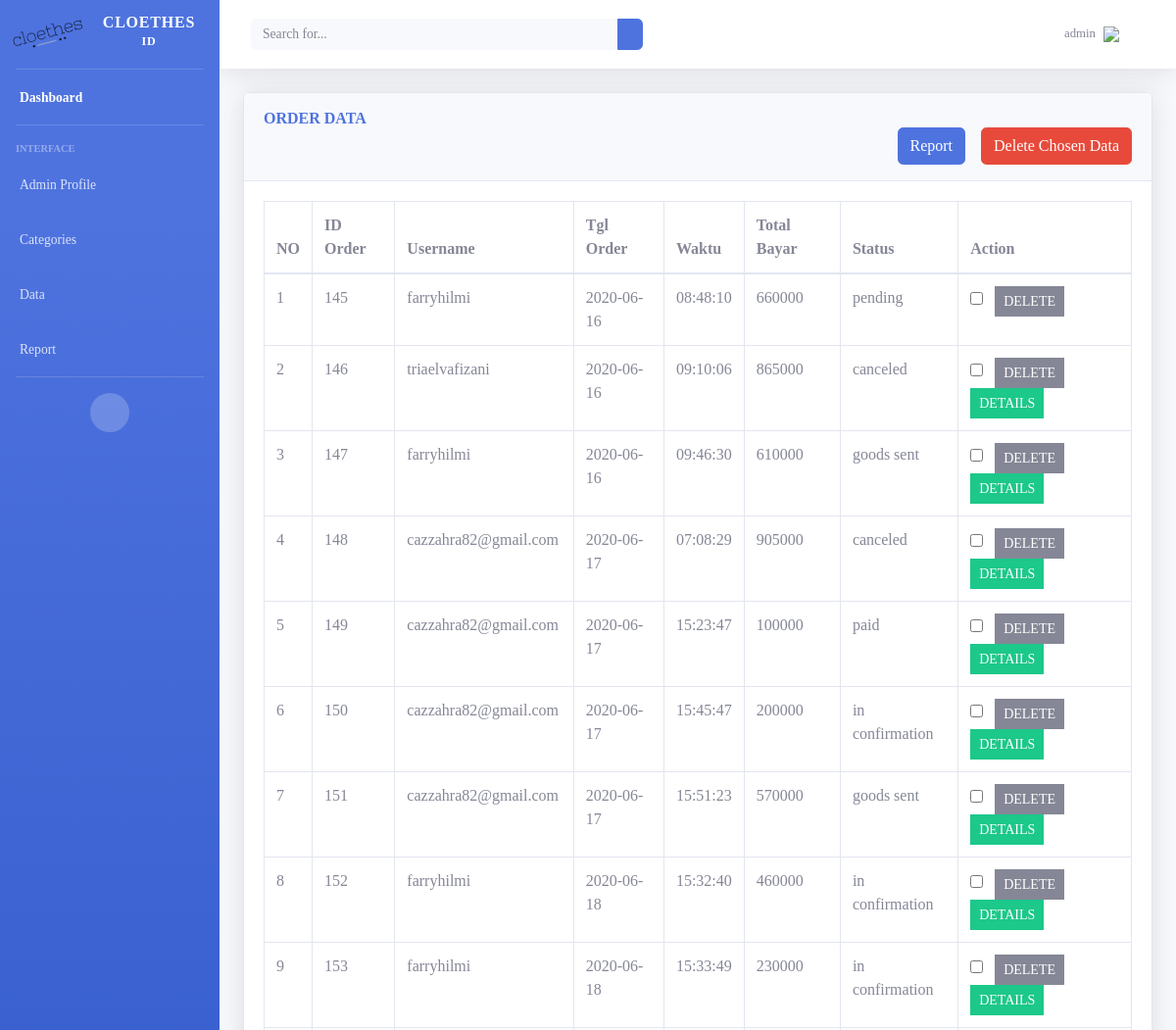
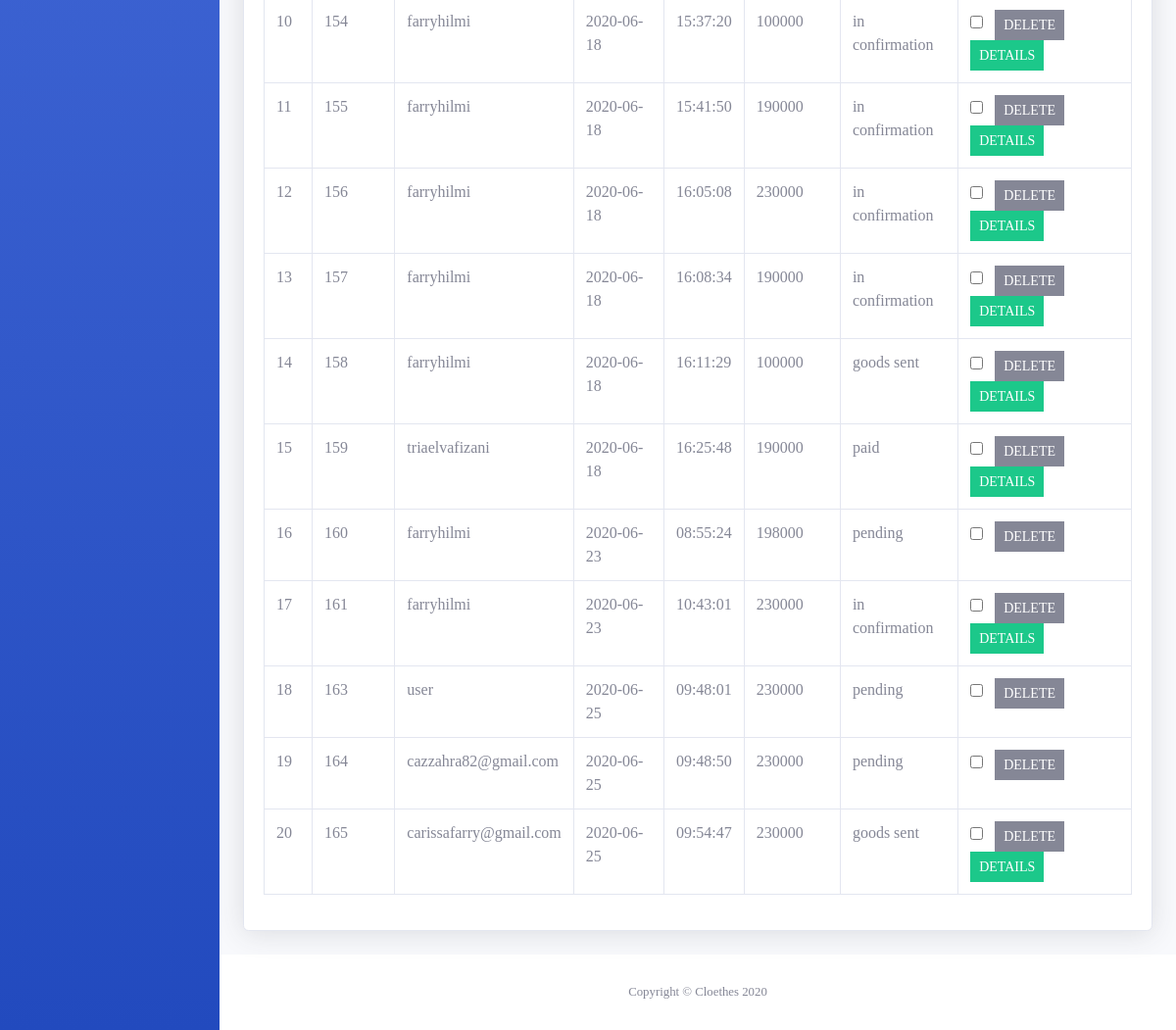
Page /admin/orders.php (signed in) on the committed database (2 pictures, top to bottom).
### tables this page shows
CREATE TABLE `order_data` (
  `id_order` int(11) NOT NULL,
  `username` varchar(50) NOT NULL,
  `tgl_order` date NOT NULL,
  `waktu` varchar(10) NOT NULL,
  `alamat` varchar(100) NOT NULL,
  `total_payment` varchar(100) NOT NULL,
  `status` tinyint(4) NOT NULL
);

CREATE TABLE `invoice_order` (
  `id_invoice` int(11) NOT NULL,
  `id_order` int(11) NOT NULL,
  `id_produk` int(11) NOT NULL,
  `quantity` int(11) NOT NULL,
  `total_bayar` varchar(100) NOT NULL,
  `paid` varchar(30) NOT NULL DEFAULT 'pending',
  `shipping_num` varchar(100) NOT NULL
);

### admin/function.php (called while the page is built, shortened)
<?php
	require_once 'database/dbconfig.php';
	function query($query) {
		global $conn;
		$result = mysqli_query($conn, $query);
		$rows = [];
		while( $row = mysqli_fetch_assoc($result) ) {
			$rows[] = $row;
		}
		return $rows;
	}
?>

### admin/orders.php (the view, shortened to what this page needs)
<?php
	require 'session.php';
	require 'function.php';
	include('includes/header.php');
	include('includes/navbar.php');
	$table = query("SELECT * FROM order_data");
?>
<link rel="stylesheet" href="css/orders.css">
<div class="container-fluid">
	<div class="card shadow mb-4">
	  <div class="card-header py-3">
	    <h6 class="m-0 font-weight-bold text-primary">ORDER DATA
	    	<form action="" method="post" class="mt-0">
	    	  <button type="submit" name="deletechosen" id="deletechosen" class="btn btn-danger ml-3 deletechosen print-none" data-toggle="modal" style="float: right;">
	              Delete Chosen Data
	          </button>
	        </form>
	        <a href="print.php">
		        <button type="button" class="btn btn-primary print-none print-btn"style="float: right;" target="blank"> Report
		        </button>
	        </a>
	    </h6>
	  </div>
	  <div class="card-body">
	    <div class="table-responsive">
	      <table class="table table-bordered" id="dataTable" width="100%" cellspacing="0">
	        <thead>
	          <tr>
	            <th>NO</th>
				<th>ID Order</th>
				<th>Username</th>
		        <th>Tgl Order</th>
		        <th>Waktu</th>
		        <th>Total Bayar</th>
		        <th>Status</th>
				<th class="print-none">Action</th>
	          </tr>
	        </thead>
	        <tbody>
          <?php $i = 1; ?>
		  <?php foreach ( $table as $row ) :
		  	$currentid = $row["id_order"];
		  	$table2 = query("
			    SELECT * FROM invoice_order
			    WHERE id_order = '$currentid'
			    ");
		  ?>
			  <tr>
				<td><?= $i; ?></td>
				<td><?= $row["id_order"]; ?></td>
				<td><?= $row["username"]; ?></td>
				<td><?= $row["tgl_order"]; ?></td>
				<td><?= $row["waktu"]; ?></td>
				<td><?= $row["total_payment"]; ?></td>
				<td><?= $table2[0]["paid"]; ?></td>
	            <td class="print-none">
	                <form action="" method="post" enctype="multipart/form-data" class="print-none">
	                	<input type="checkbox" class="mr-2 checkbox print-none" name="chosen" id="chosen" value="<?= $row["id_order"];?>" onclick="toggleCheckbox(this)"
	                	<?= $row["status"] == 1 ? "checked" : "" ?>
	                	>
	                    <button type="submit" name="delete" class="btn btn-secondary btn-sm rounded-0 print-none" onclick="return confirm('Yakin hapus data ini?');" >DELETE</button>
                    <?php
                    if ( $table2[0]["paid"] != "pending" ) : ?>
                    	<a class="btn btn btn-success btn-sm rounded-0" name="details" href="order_details.php?id=<?=$row["id_order"];?>" >DETAILS</a>
                    <?php endif;?>
	                </form>
	            </td>
	          </tr>
	        <?php $i++; ?>
			<?php endforeach; ?>
	        </tbody>
	      </table>
	    </div>
	  </div>
	</div>
</div>
<?php include('includes/footer.php'); ?>

### admin/includes/header.php (shortened to what this page needs)
<!DOCTYPE html>
<html lang="en">
<head>
  <link href="https://cdn.jsdelivr.net/npm/startbootstrap-sb-admin-2@4.0.7/vendor/fontawesome-free/css/all.min.css" rel="stylesheet" type="text/css">
  <link rel="stylesheet" href="css/sb-admin-2.min.css">
</head>
<body id="page-top">
  <div id="wrapper">

### admin/includes/navbar.php (shortened to what this page needs)
   <ul class="navbar-nav bg-gradient-primary sidebar sidebar-dark accordion" id="accordionSidebar">
<a class="sidebar-brand d-flex align-items-center justify-content-center" href="index.php">
  <div class="sidebar-brand-icon rotate-n-15">
    <img width="80" src="../assets/img/page/logo.png">
  </div>
  <div class="sidebar-brand-text mx-3">CLOETHES <sup>ID</sup></div>
</a>
<hr class="sidebar-divider my-0">
<li class="nav-item active">
  <a class="nav-link" href="index.php">
    <span>Dashboard</span></a>
</li>
<hr class="sidebar-divider">
<div class="sidebar-heading">
  Interface
</div>
<li class="nav-item">
  <a class="nav-link" href="register.php">
    <span>Admin Profile</span></a>
</li>
<li class="nav-item">
  <a class="nav-link" href="categories.php">
    <span>Categories</span></a>
</li>
<li class="nav-item">
  <a class="nav-link collapsed" href="#" data-toggle="collapse" data-target="#collapseTwo" aria-expanded="true" aria-controls="collapseTwo">
    <span>Data</span>
  </a>
</li>
<li class="nav-item">
  <a class="nav-link" href="report.php">
    <span>Report</span></a>
</li>
<hr class="sidebar-divider d-none d-md-block">
<div class="text-center d-none d-md-inline">
  <button class="rounded-circle border-0" id="sidebarToggle"></button>
</div>
</ul>
    <div id="content-wrapper" class="d-flex flex-column">
      <div id="content">
        <nav class="navbar navbar-expand navbar-light bg-white topbar mb-4 static-top shadow">
          <form class="d-none d-sm-inline-block form-inline mr-auto ml-md-3 my-2 my-md-0 mw-100 navbar-search" action="searching.php" method="get">
            <div class="input-group">
              <input type="text" class="form-control bg-light border-0 small" placeholder="Search for..." aria-label="Search" aria-describedby="basic-addon2" name="keyword">
              <div class="input-group-append">
                <button class="btn btn-primary" type="submit">
                </button>
              </div>
            </div>
          </form>
          <ul class="navbar-nav ml-auto">
            <li class="nav-item dropdown no-arrow">
              <a class="nav-link dropdown-toggle" href="#" id="userDropdown" role="button" data-toggle="dropdown" aria-haspopup="true" aria-expanded="false">
                <span class="mr-2 d-none d-lg-inline text-gray-600 small">
               <?= $_SESSION["login"]?>
                </span>
                <img src="https://img.icons8.com/ios/30/000000/user-male-circle.png"/>
              </a>
            </li>
          </ul>
        </nav>

### admin/includes/footer.php
      <footer class="sticky-footer bg-white">
        <div class="container my-auto">
          <div class="copyright text-center my-auto">
            <span>Copyright &copy; Cloethes 2020</span>
          </div>
        </div>
      </footer>
      </div>
      </div>
    </div>
</body>
</html>

### css/orders.css (style rules this page uses)
body { font-family: Inconsolata; }
.nav-link { margin-right: 30px; }

### rows in the picture
order_data: id_order "145", username "farryhilmi", tgl_order "2020-06-16", waktu "08:48:10", total_payment "660000", invoice_order.paid "pending"
order_data: id_order "146", username "triaelvafizani", tgl_order "2020-06-16", waktu "09:10:06", total_payment "865000", invoice_order.paid "canceled"
order_data: id_order "147", username "farryhilmi", tgl_order "2020-06-16", waktu "09:46:30", total_payment "610000", invoice_order.paid "goods sent"
order_data: id_order "148", username "cazzahra82@gmail.com", tgl_order "2020-06-17", waktu "07:08:29", total_payment "905000", invoice_order.paid "canceled"
order_data: id_order "149", username "cazzahra82@gmail.com", tgl_order "2020-06-17", waktu "15:23:47", total_payment "100000", invoice_order.paid "paid"
order_data: id_order "150", username "cazzahra82@gmail.com", tgl_order "2020-06-17", waktu "15:45:47", total_payment "200000", invoice_order.paid "in confirmation"
order_data: id_order "151", username "cazzahra82@gmail.com", tgl_order "2020-06-17", waktu "15:51:23", total_payment "570000", invoice_order.paid "goods sent"
order_data: id_order "152", username "farryhilmi", tgl_order "2020-06-18", waktu "15:32:40", total_payment "460000", invoice_order.paid "in confirmation"
order_data: id_order "153", username "farryhilmi", tgl_order "2020-06-18", waktu "15:33:49", total_payment "230000", invoice_order.paid "in confirmation"
order_data: id_order "154", username "farryhilmi", tgl_order "2020-06-18", waktu "15:37:20", total_payment "100000", invoice_order.paid "in confirmation"
order_data: id_order "155", username "farryhilmi", tgl_order "2020-06-18", waktu "15:41:50", total_payment "190000", invoice_order.paid "in confirmation"
order_data: id_order "156", username "farryhilmi", tgl_order "2020-06-18", waktu "16:05:08", total_payment "230000", invoice_order.paid "in confirmation"
order_data: id_order "157", username "farryhilmi", tgl_order "2020-06-18", waktu "16:08:34", total_payment "190000", invoice_order.paid "in confirmation"
order_data: id_order "158", username "farryhilmi", tgl_order "2020-06-18", waktu "16:11:29", total_payment "100000", invoice_order.paid "goods sent"
order_data: id_order "159", username "triaelvafizani", tgl_order "2020-06-18", waktu "16:25:48", total_payment "190000", invoice_order.paid "paid"
order_data: id_order "160", username "farryhilmi", tgl_order "2020-06-23", waktu "08:55:24", total_payment "198000", invoice_order.paid "pending"
order_data: id_order "161", username "farryhilmi", tgl_order "2020-06-23", waktu "10:43:01", total_payment "230000", invoice_order.paid "in confirmation"
order_data: id_order "163", username "user", tgl_order "2020-06-25", waktu "09:48:01", total_payment "230000", invoice_order.paid "pending"
order_data: id_order "164", username "cazzahra82@gmail.com", tgl_order "2020-06-25", waktu "09:48:50", total_payment "230000", invoice_order.paid "pending"
order_data: id_order "165", username "carissafarry@gmail.com", tgl_order "2020-06-25", waktu "09:54:47", total_payment "230000", invoice_order.paid "goods sent"

### other values in the picture
$_SESSION["login"] "admin"
